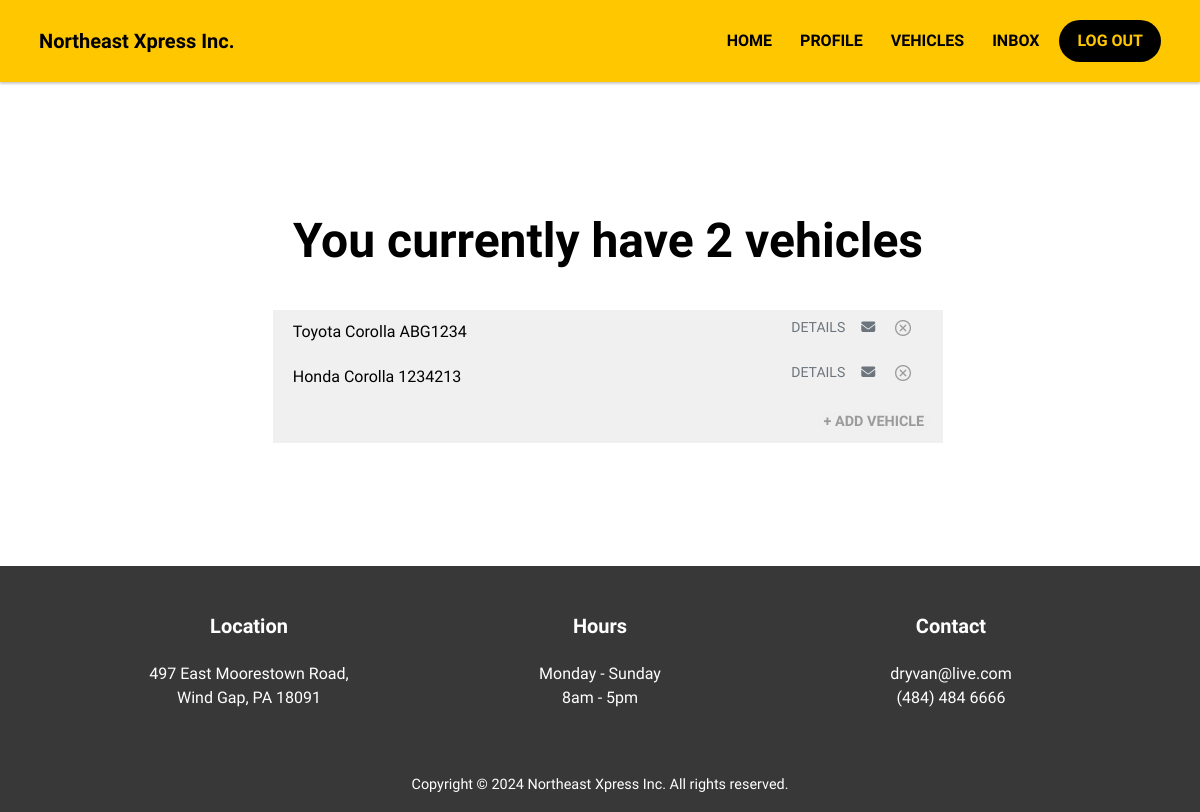
The page /vehicles.php (signed in) on the database as committed earlier.
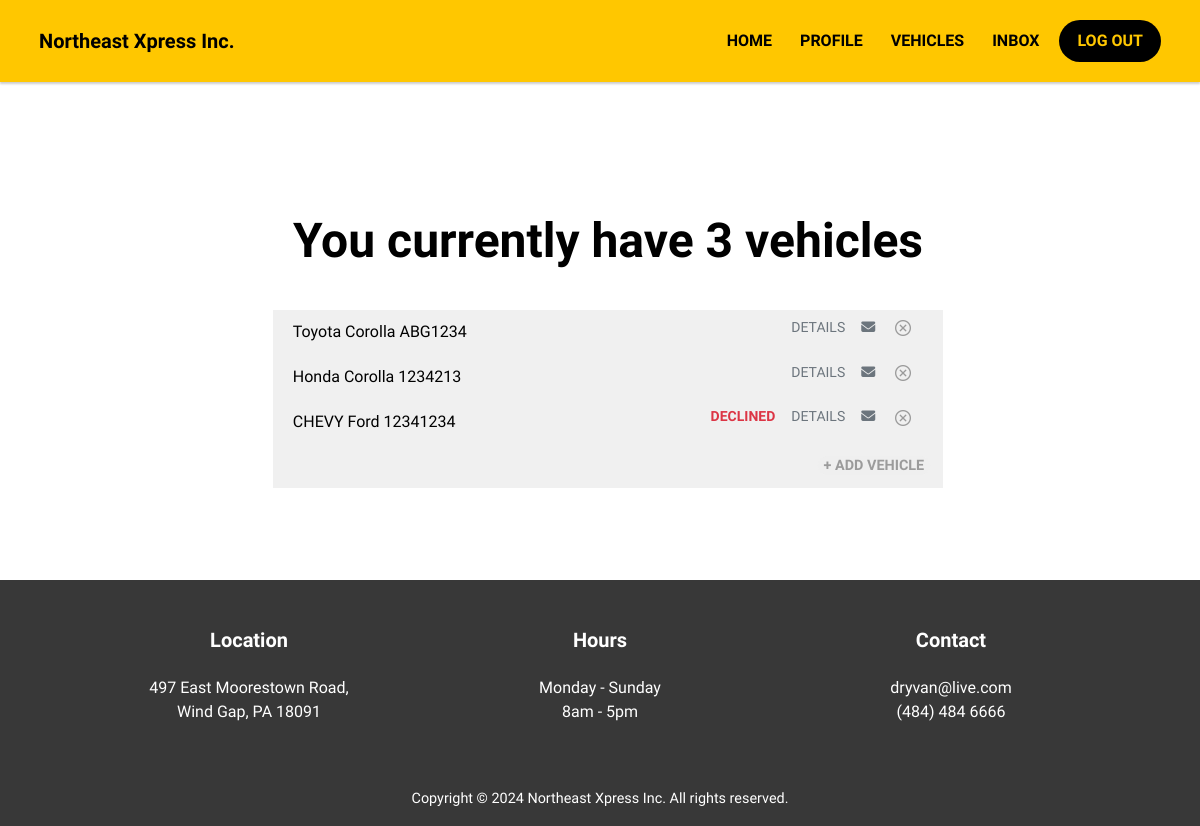
The same page on the database as committed later.
### tables this page shows
CREATE TABLE `vehicles` (
  `id` int NOT NULL,
  `vehicleType` enum('Truck','Trailer') NOT NULL,
  `companyName` varchar(255) NOT NULL,
  `truckNumber` varchar(50) NOT NULL,
  `truckMake` varchar(100) NOT NULL,
  `truckPlateNumber` varchar(50) NOT NULL,
  `DOTNumber` varchar(50) NOT NULL,
  `MCNumber` varchar(50) NOT NULL,
  `insurancePolicyNumber` varchar(50) NOT NULL,
  `insurancePolicyExpirationDate` date NOT NULL,
  `federalInspectionExpirationDate` date NOT NULL,
  `stateInspectionExpirationDate` date NOT NULL,
  `approved` tinyint(1) DEFAULT '0',
  `createdAt` timestamp NULL DEFAULT CURRENT_TIMESTAMP,
  `UserID` int DEFAULT NULL
);

### includes/db_conn.php (called while the page is built, shortened)
<?php
function isLoggedIn()
{
    return isset($_SESSION['UserID']);
}
function isAdmin()
{
    return (isLoggedIn() && isset($_SESSION['Role']) && $_SESSION['Role'] === 'admin');
}

### vehicles.php (the view, shortened to what the changed rows need)
<?php
require './includes/db_conn.php';
$UserID = $_SESSION['UserID'];
?>
<html lang="en">
    <head>
        <link rel="stylesheet" href="https://cdnjs.cloudflare.com/ajax/libs/font-awesome/6.5.2/css/all.min.css"
 />
        <link rel="stylesheet" href="https://cdn.jsdelivr.net/npm/bootstrap@4.3.1/dist/css/bootstrap.min.css"
>
        <link rel="stylesheet" href="assets/css/style.css">
    </head>
    <body>
        <main>
            <div class="container-fluid your-vehicles" id="addVehicleButtonContainer">
                <div class="row">
                    <div class="col-sm-12 text-center vehicles">
                        <h2></h2>
                    </div>
                    <div class="col-sm-12 col-md-12 col-lg-7 m-auto vehicles">
                        <div class="row" x-show="isFormVisible" @click.away="closeForm()">
                            <div class="col">
                                <table id="tvehicle" class="table table-bordered table-sm">
                                    <tbody id="tbody">
                                        <?php
                                        $vehiclesHTML = '';
                                        if (isAdmin()) {
                                            $sql = "SELECT * FROM vehicles";
                                        } else {
                                            $sql = "SELECT * FROM vehicles WHERE UserID = $UserID";
                                        }
                                        $result = $conn->query($sql);
                                        if ($result->num_rows > 0) {
                                            while ($row = $result->fetch_assoc()) {
                                                $vehiclesHTML .= '<tr><td><div class="container-fluid vtable" id="inputvehicle"><div class="row"><div class="col-sm-12 vtabletext">';
                                                $vehiclesHTML .= '<p class="vehicleDescription">' . $row['companyName'] . ' ' . $row['truckMake'] . ' ' . $row['truckPlateNumber'] . '</p>';
                                                $vehiclesHTML .= '</div></td><td><div class="col-sm-12 text-right vtableicon v-table-right">';
                                                $status = '';
                                                if ($row['approved'] == 1) {
                                                    $status = '<b class="text-success mr-2">APPROVED</b>';
                                                } else if ($row['approved'] == 2) {
                                                    $status = '<b class="text-danger mr-2">DECLINED</b>';
                                                } else if ($row['approved'] == 3) {
                                                    $status = '<b class="text-warning mr-2">PENDING</b>';
                                                }
                                                $vehiclesHTML .= $status;
                                                $vehiclesHTML .= '<a href="vehicle-details.php?id=' . $row['id'] . '" class="font-weight-medium mx-2 text-secondary">DETAILS</a>';
                                                if (isAdmin()) {
                                                    $vehiclesHTML .= '<a href="message.php?UserID=' . $row['UserID'] . '" class="text-secondary mx-2"><i class="fa fa-envelope"></i></a>';
                                                }
                                                $vehiclesHTML .= '<a href="?delete=' . $row['id'] . '" class="remove-vehicle-btn btn"><img src="assets/img/delete-button.png" alt="bin icon"></a>';
                                                $vehiclesHTML .= '</div></div></div></td></tr>';
                                            }
                                        }
                                        echo $vehiclesHTML;
                                        ?>
                            </div>
        </main>
    </body>
</html>

Rows that differ between the two databases and show on the page:
added vehicles: companyName "CHEVY", truckMake "Ford", truckPlateNumber "12341234", approved "DECLINED"
Other text that changed with them:
text written by a page script: "You currently have 2 vehicles" → "You currently have 3 vehicles"
